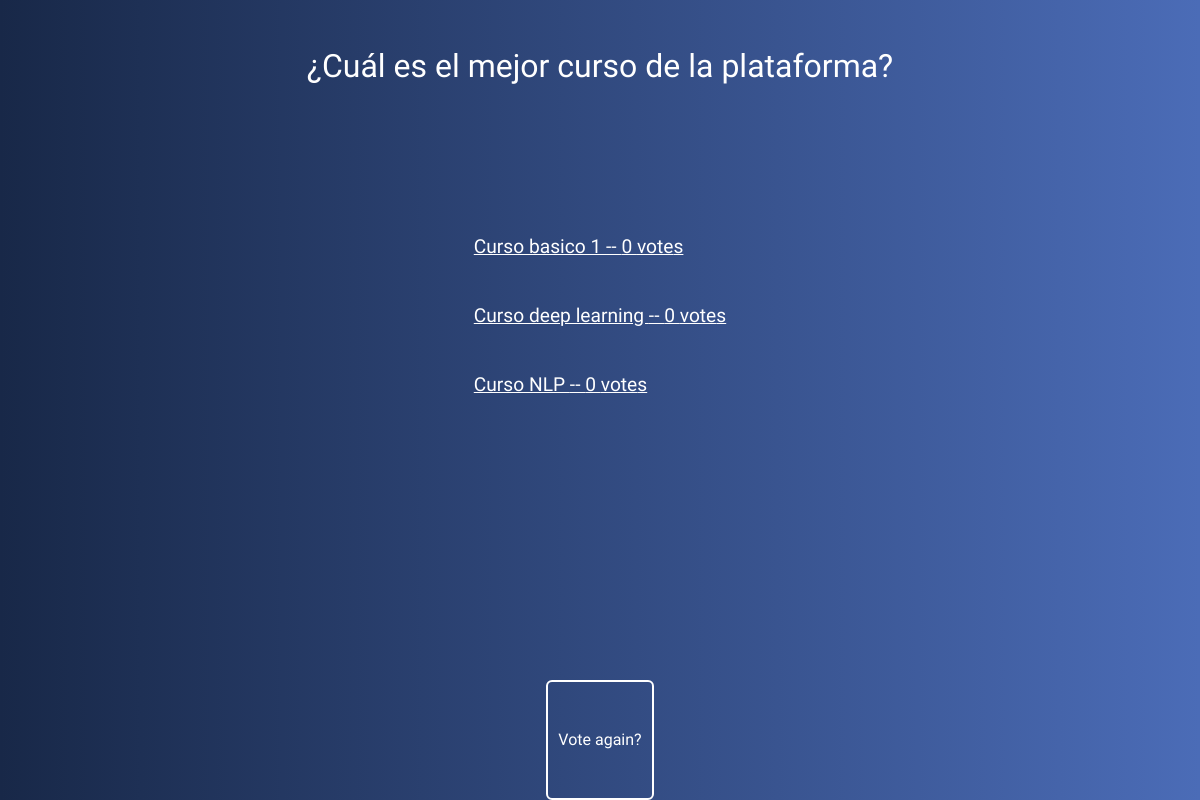
The app's page /polls/1/results/, older data.
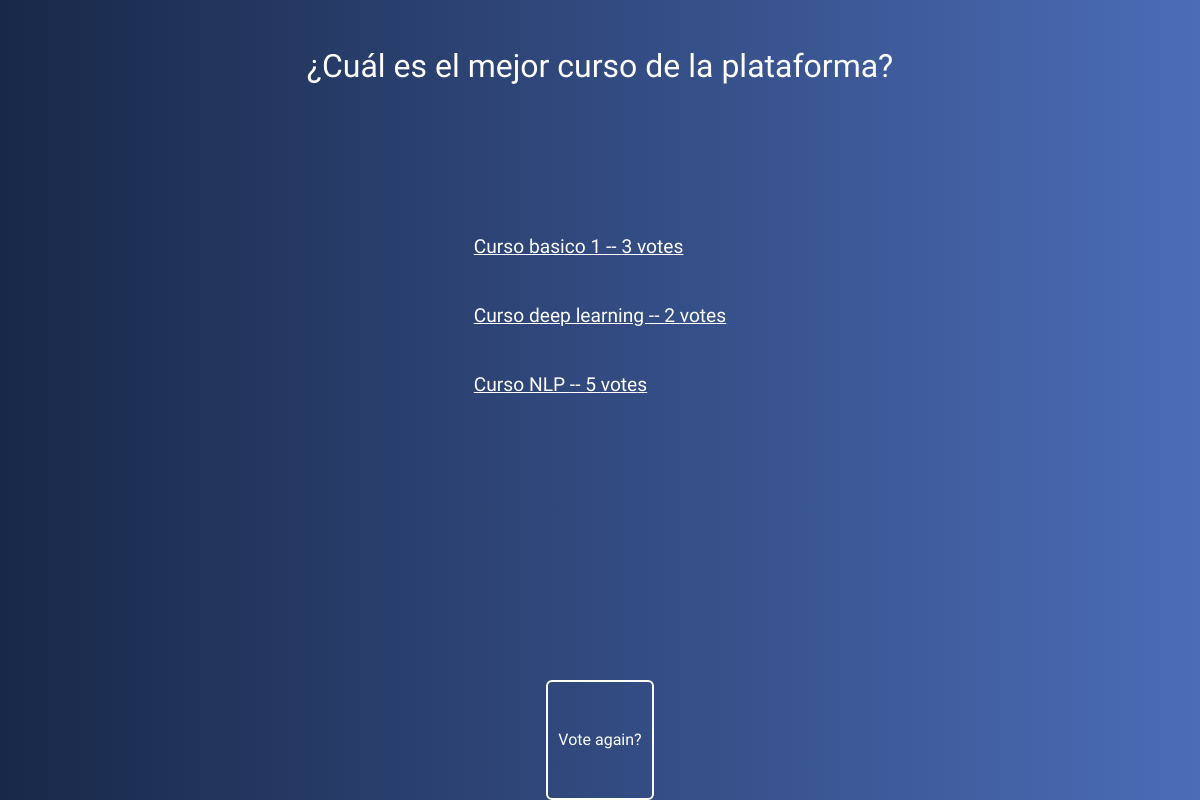
The same page, newer data.
### polls/models.py (models this page shows, shortened)
class Question(models.Model):
    question_text = models.CharField(max_length=200)
    pub_date = models.DateTimeField('date published')

class Choice(models.Model):
    question = models.ForeignKey(Question, on_delete=models.CASCADE)
    choice_text = models.CharField(max_length=200)
    votes = models.IntegerField(default=0)

### polls/views.py (the view)
class ResultsView(DetailView):
    template_name = 'polls/results.html'

### polls/views.py (called while the page is built)
    def get_queryset(self):
        return Question.objects.filter(pub_date__lte=timezone.now())

### polls/templates/polls/results.html (shortened to what this page needs)
{% load static %}
<!DOCTYPE html>
<html lang="en">
  <head>
    <link rel="stylesheet" href="{% static 'polls/reset.css' %}" />
    <link rel="stylesheet" href="{% static 'polls/style.css' %}" />
    <link rel="stylesheet" href="{% static 'polls/results.css' %}" />
  </head>
  <body>
    <h1 class="h1">{{ question.question_text }}</h1>
    <ul class="choices-list">
      {% for choice in question.choice_set.all %}
      <li>
        {{ choice.choice_text }} -- {{ choice.votes }}
        vote{{choice.votes|pluralize}}
      </li>
      {% endfor %}
    </ul>
    <a href="{% url 'polls:detail' question.id %}" class="vote-again"
      >Vote again?</a
    >
  </body>
</html>

### polls/static/polls/style.css (style rules this page uses)
body { align-items: center; background: -webkit-linear-gradient(to right, #182848, #4b6cb7); background: #4b6cb7; background: linear-gradient(to right, #182848, #4b6cb7); color: white; display: flex; flex-direction: column; font-family: 'Arima', cursive; height: 100vh; }

### polls/static/polls/results.css (style rules this page uses)
.h1 { font-size: 2em; height: 15vh; margin-bottom: 50px; margin-top: 50px; }
.choices-list { height: 85vh; }
.choices-list li { font-size: 1.2em; margin: 50px 0; text-decoration: underline; }
.vote-again { align-items: center; border-radius: 6px; border: 2px solid white; color: white; display: flex; height: 20vh; justify-content: center; padding: 0 10px; text-decoration: none; }

Row changes from the older to the newer data that the page shows:
changed Choice "Curso basico 1": votes "0" → "3"
changed Choice "Curso deep learning": votes "0" → "2"
changed Choice "Curso NLP": votes "0" → "5"
